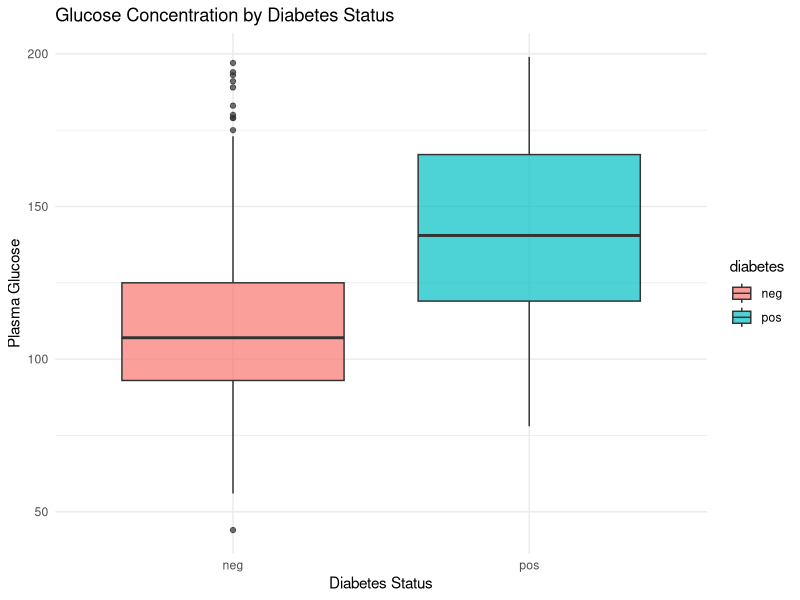
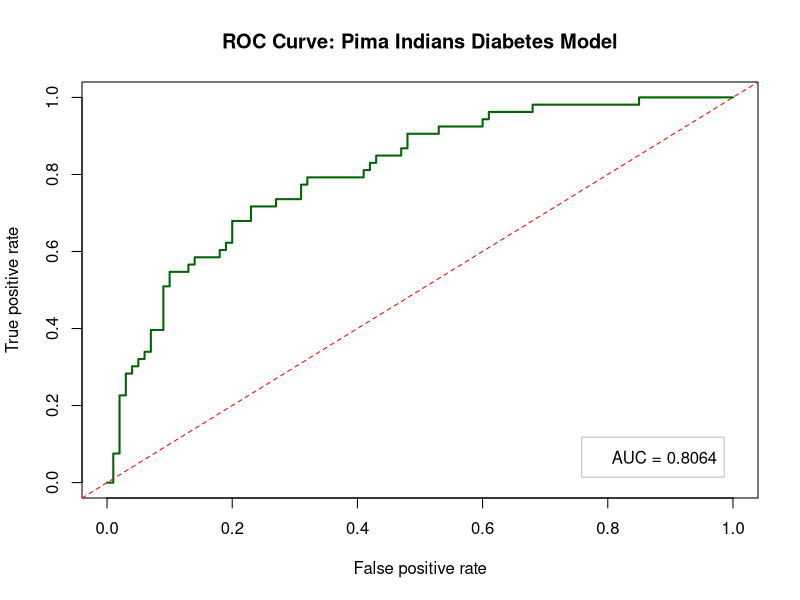

Write the R code that produced these figures, in order.
## ---- chunk 1
# Set global chunk options
knitr::opts_chunk$set(
  echo = TRUE,
  warning = FALSE,
  message = FALSE,
  comment = "#>"
)

## ---- chunk 2
library(mlbench)   # For PimaIndiansDiabetes2
library(tidyverse) # For data transformation & plots
library(caret)     # For partitioning & confusion matrix
library(ROCR)      # For ROC & AUC calculation
library(mice)      # For handling missing values via imputation
library(car)       # For VIF calculations

## ---- chunk 3
data("PimaIndiansDiabetes2")
glimpse(PimaIndiansDiabetes2)
summary(PimaIndiansDiabetes2)
## ---- chunk 4

colSums(is.na(PimaIndiansDiabetes2))

## ---- chunk 5

set.seed(123)
# Run imputation routing
imputed_data <- mice(PimaIndiansDiabetes2, m = 1, method = "pmm", printFlag = FALSE)

# Build out the completed dataset
clean_diabetes <- complete(imputed_data)

sum(is.na(clean_diabetes))

## ---- chunk 6
prop.table(table(clean_diabetes$diabetes))

## ---- chunk 7
ggplot(clean_diabetes, aes(x = diabetes, y = glucose, fill = diabetes)) +
    geom_boxplot(alpha = 0.7) +
    theme_minimal() +
    labs(
      title = "Glucose Concentration by Diabetes Status", 
      x = "Diabetes Status", 
      y = "Plasma Glucose"
    )
## ---- chunk 8
set.seed(42)

# Generate partition indexes
train_index <- createDataPartition(clean_diabetes$diabetes, p = 0.8, list = FALSE)

train_set <- clean_diabetes[train_index, ]
test_set  <- clean_diabetes[-train_index, ]
## ---- chunk 9
diabetes_model <- glm(diabetes ~ ., data = train_set, family = binomial)
summary(diabetes_model)
## ---- chunk 10
vif(diabetes_model)

## ---- chunk 11
exp(cbind(OR = coef(diabetes_model), confint(diabetes_model)))
## ---- chunk 12

# Calculate continuous risk probabilities
test_set$prob <- predict(diabetes_model, newdata = test_set, type = "response")

# Convert probabilities to factors
test_set$pred_class <- factor(ifelse(test_set$prob > 0.5, "pos", "neg"), levels = c("neg", "pos"))

## ---- chunk 13
confusionMatrix(test_set$pred_class, test_set$diabetes, positive = "pos")
## ---- chunk 14
# 1. Generate performance tracking profiles
pred_obj <- prediction(test_set$prob, test_set$diabetes)
perf_obj <- performance(pred_obj, measure = "tpr", x.measure = "fpr")

# 2. Extract numeric AUC value dynamically
auc_obj   <- performance(pred_obj, measure = "auc")
auc_value <- round(auc_obj@y.values[[1]], 4)
cat("Final Area Under the Curve (AUC):", auc_value, "\n")

# 3. Plot the base ROC Curve Space
plot(perf_obj, col = "darkgreen", lwd = 2, main = "ROC Curve: Pima Indians Diabetes Model")
abline(a = 0, b = 1, lty = 2, col = "red") # Random baseline

# 4. Corrected Legend Overlay
legend("bottomright", 
       legend = paste("AUC =", auc_value), 
       bty = "o",           # Draws a complete border box ("o" for outer box)
       box.col = "gray",    # Border color
       bg = "white",        # Box background fill
       inset = 0.05)        # Slight padding away from the exact margins

## ---- chunk 15
# Create custom sample patients matching the original data framework
new_patients <- tibble(
  pregnant = c(6, 1),
  glucose  = c(165, 95),
  pressure = c(82, 70),
  triceps  = c(35, 18),
  insulin  = c(180, 60),
  mass     = c(38.5, 22.0),
  pedigree = c(1.25, 0.25),
  age      = c(45, 24)
)

# Assign readable profile names
rownames(new_patients) <- c("Patient_1_HighRisk", "Patient_2_LowRisk")

# Predict exact continuous probabilities
new_patients$Predicted_Probability <- predict(diabetes_model, newdata = new_patients, type = "response")

# Convert to final binary decision tag (using our standard 0.5 threshold)
new_patients$Predicted_Class <- ifelse(new_patients$Predicted_Probability > 0.5, "Positive", "Negative")

# Display the prediction matrix
knitr::kable(new_patients %>% select(glucose, mass, pedigree, Predicted_Probability, Predicted_Class), 
             caption = "Model Assessment of New Patient Samples")
